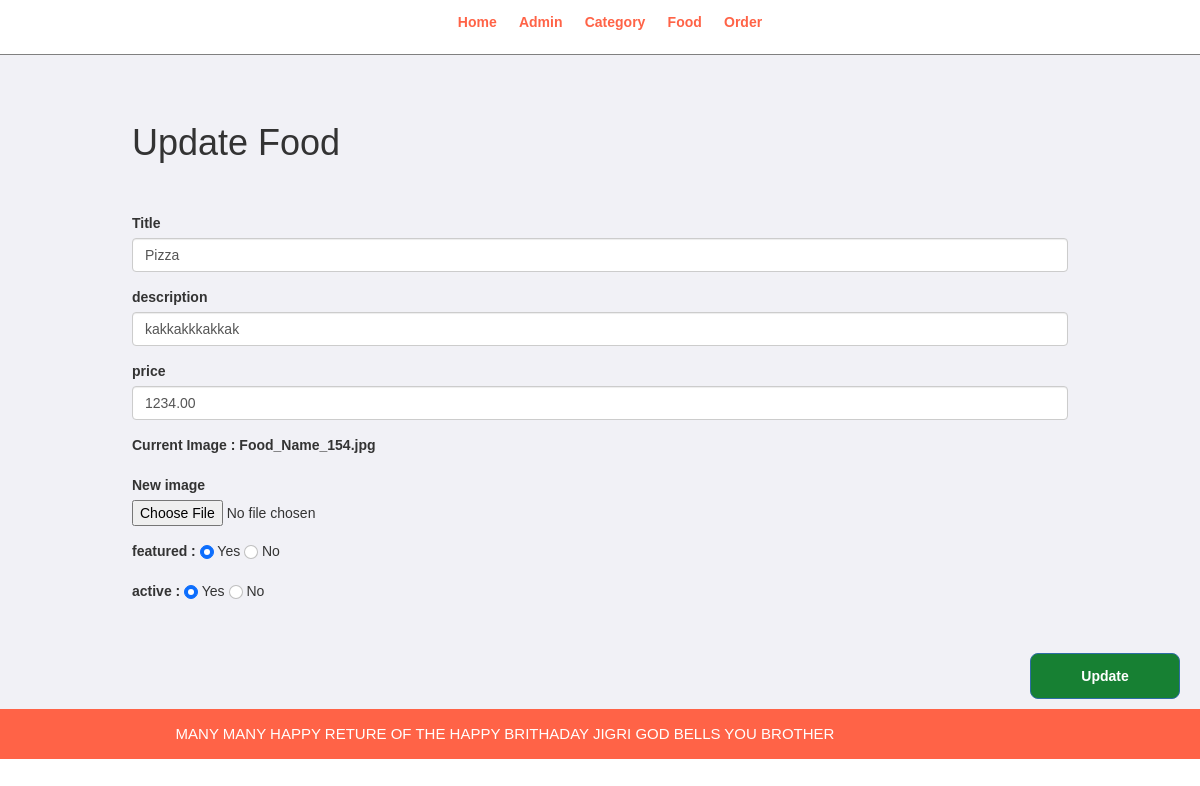
/studio/admin/update-food.php?id=1, run on the app's committed database.
### tables this page shows
CREATE TABLE `tbl_food` (
  `id` int(255) NOT NULL,
  `title` varchar(255) NOT NULL,
  `description` varchar(255) NOT NULL,
  `price` decimal(10,2) NOT NULL,
  `image_name` varchar(255) NOT NULL,
  `category_id` int(255) NOT NULL,
  `featured` varchar(255) NOT NULL,
  `active` varchar(255) NOT NULL
);

### studio/admin/update-food.php (the view, shortened to what this page needs)
<?php
include('partials/menu.php');
?>
    <div class="main-Contect">
        <div class="wrapper">
            <h1>Update Food</h1>
<br>
<br>
        <?php
        if(isset($_GET['id']))
        {
          $id = $_GET['id'];
          $sql = "SELECT * FROM tbl_food WHERE id=$id";
          $res = mysqli_query($conn,$sql);
          $count = mysqli_num_rows($res);
          if($count == 1)
          {
            $row = mysqli_fetch_assoc($res);
            $title = $row['title'];
            $description = $row['description'];
            $price = $row['price'];
            $current_image = $row['image_name'];
            $featured = $row['featured'];
            $active = $row['active'];
          }
          else
          {
            $_SESSION['no-food-found'] = "<div class=alert alert-danger' role='alert'> food not Found </div>";
            header('location:manage-food.php');
          }
        }
        else
        {
        header('location:manage-food.php');
        }
        ?>
<form action="#" method="POST">
  <div class="form-group">
    <label for="exampleInputEmail1">Title</label>
    <input type="text" class="form-control" id="exampleInputEmail1"  placeholder="Title" name="title" value="<?php echo $title ?>">
  </div>
  <div class="form-group">
    <label for="exampleInputEmail1">description</label>
    <input type="text" class="form-control" id="exampleInputEmail1"  placeholder="description" name="description" value="<?php echo $description ?>">
  </div>
  <div class="form-group">
    <label for="exampleInputEmail1">price</label>
    <input type="text" class="form-control" id="exampleInputEmail1" aria-describedby="emailHelp" placeholder="price" name="price" value="<?php echo $price ?>">
  </div>
  <div class="form-group">
    <label for="exampleInputEmail1">Current Image : <?php echo $current_image; ?></label>
  </div>
  <div class="form-group">
    <label for="exampleInputEmail1">New image</label>
    <input type="file" id="myFile" name="image_name">
  </div>
  <div class="form-group">
    <label for="exampleInputEmail1">featured : </label>
    <input <?php if($featured=="Yes"){echo "checked";} ?> class="form-check-input" type="radio" name="featured"  value="Yes"> Yes
    <input <?php if($featured=="No"){echo "checked";} ?> class="form-check-input" type="radio" name="featured" value="No"> No
  </div>
  <div class="form-group">
    <label for="exampleInputPassword1">active : </label>
    <input  <?php if($active=="Yes"){echo "checked";} ?> class="form-check-input" type="radio" name="active"  value="Yes"> Yes
    <input  <?php if($active=="No"){echo "checked";} ?> class="form-check-input" type="radio" name="active" value="No"> No
  </div>
      </div>
  <button type="submit" class="btn btn-primary" name="submit">Update</button>
<br>
<br>
        </div>
<?php
include('partials/footer.php');
?>

### studio/css/admin.css (style rules this page uses)
* { margin: 0; padding: 0; font-family: Arial, Helvetica, sans-serif; }
.wrapper { padding: 1%; width: 80%; margin: 0 auto; }
.btn-primary { text-align: center; width: 150px; background-color: #178033; padding: 1%; margin: 20px; color: white; text-decoration: none; font-weight: bold; float: right; border-radius: 8px; }
.main-contect { background-color: #f1f1f6; padding: 3% 0; }

### data on the page
tbl_food: title "Pizza", description "kakkakkkakkak", price "1234.00", image_name "Food_Name_154.jpg", featured "☑", active "☑"
